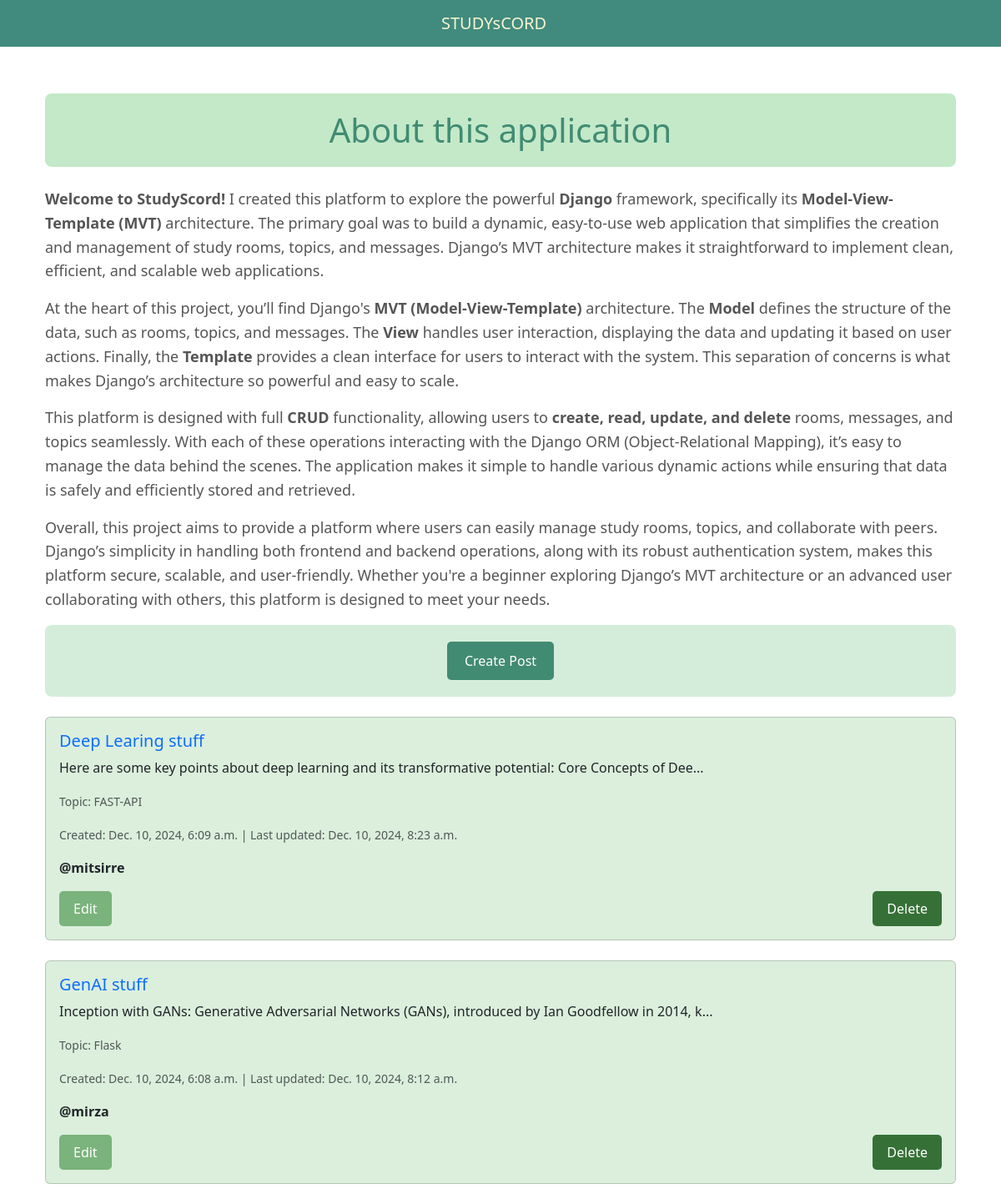
Before: / with the older database file.
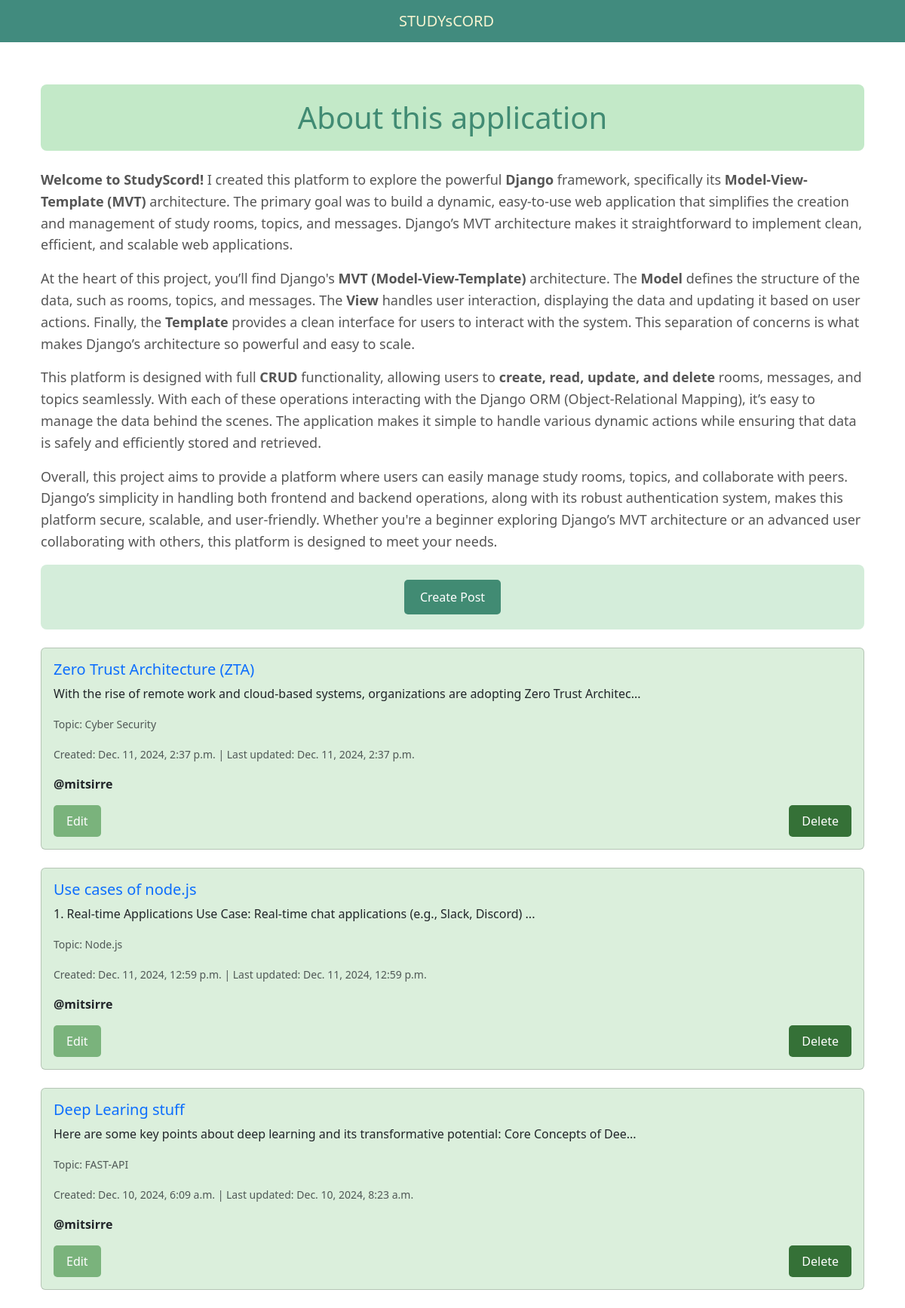
After: the same page with the newer database file.
### base/models.py (models this page shows, shortened)
class Room(models.Model):
    host=models.ForeignKey(User,on_delete=models.SET_NULL,null=True)
    topic=models.ForeignKey(Topic,on_delete=models.SET_NULL,null=True)
    name = models.CharField(max_length=200)
    description = models.TextField(null=True, blank = True)
    updated = models.DateTimeField(auto_now=True)
    created = models.DateTimeField(auto_now_add=True)
    class Meta:
        ordering=['-updated','-created']

class Topic(models.Model):
    name = models.CharField(max_length=200)

### base/views.py (the view)
# urls.py: path('',views.home,name='home'),
def home(request):
    rooms=Room.objects.all()
    context={'rooms':rooms}
    return render(request,'base/home.html',context)

### base/templates/base/home.html
{% extends 'main.html' %}
{% block content %}
    <div class="container mt-5">
         <h1 class="text-center" style="color: #418b73; background-color: #c3e9c8; padding: 20px; border-radius: 8px;">
            About this application
        </h1>
        <div class="mt-4">
            <p style="font-size: 18px; line-height: 1.6; color: #555;">
                <strong>Welcome to StudyScord!</strong> I created this platform to explore the powerful <strong>Django</strong> framework, specifically its <strong>Model-View-Template (MVT)</strong> architecture. The primary goal was to build a dynamic, easy-to-use web application that simplifies the creation and management of study rooms, topics, and messages. Django’s MVT architecture makes it straightforward to implement clean, efficient, and scalable web applications.
            </p>
            <p style="font-size: 18px; line-height: 1.6; color: #555;">
                At the heart of this project, you’ll find Django's <strong>MVT (Model-View-Template)</strong> architecture. The <strong>Model</strong> defines the structure of the data, such as rooms, topics, and messages. The <strong>View</strong> handles user interaction, displaying the data and updating it based on user actions. Finally, the <strong>Template</strong> provides a clean interface for users to interact with the system. This separation of concerns is what makes Django’s architecture so powerful and easy to scale.
            </p>
            <p style="font-size: 18px; line-height: 1.6; color: #555;">
                This platform is designed with full <strong>CRUD</strong> functionality, allowing users to <strong>create, read, update, and delete</strong> rooms, messages, and topics seamlessly. With each of these operations interacting with the Django ORM (Object-Relational Mapping), it’s easy to manage the data behind the scenes. The application makes it simple to handle various dynamic actions while ensuring that data is safely and efficiently stored and retrieved.
            </p>
            <p style="font-size: 18px; line-height: 1.6; color: #555;">
                Overall, this project aims to provide a platform where users can easily manage study rooms, topics, and collaborate with peers. Django’s simplicity in handling both frontend and backend operations, along with its robust authentication system, makes this platform secure, scalable, and user-friendly. Whether you're a beginner exploring Django’s MVT architecture or an advanced user collaborating with others, this platform is designed to meet your needs.
            </p>
        </div>
        <div class="text-center mb-4" style="background-color: #D4EDDA; padding: 20px; border-radius: 8px;">
            <a href="{% url 'create-room' %}" class="btn" style="background-color: #418b73; color: #FFF; border-radius: 5px; padding: 10px 20px; text-decoration: none;">
                Create Post
            </a>
        </div>
        {% for room in rooms %}
        <div class="card mb-4" style="background-color: #dbefdc">
                <div class="card-body " >
                    <h5 class="card-title">
                        <a href="{% url 'room' room.id %}" class="text-decoration-none">{{ room.name }}</a>
                    </h5>
                    <p class="card-text">
                        {% if room.description|length > 30 %}
                            {{ room.description|slice:":100" }}...
                        {% else %}
                            {{ room.description  }}
                        {% endif %}
                    </p>
                    <p class="card-text"><small class="text-muted">Topic: {{ room.topic.name }}</small></p>
                    <p class="card-text"><small class="text-muted">Created: {{ room.created }} | Last updated: {{ room.updated }}</small></p>
                    <p class="card-text">
                        <strong>@{{ room.host.username }}</strong>
                    </p>
                    <div class="d-flex justify-content-between">
                        <a href="{% url 'update-room' room.id %}" class="btn" style="background-color: #7ab37c; color: #fff; border-radius: 5px; padding: 8px 16px; text-decoration: none; font-size: 16px;">
                            Edit
                        </a>
                        <a href="{% url 'delete-room' room.id %}" class="btn" style="background-color: #357137; color: #fff; border-radius: 5px; padding: 8px 16px; text-decoration: none; font-size: 16px;">
                            Delete
                        </a>
                    </div>
                </div>
            </div>
        {% endfor %}
    </div>
{% endblock content %}

### templates/main.html (shortened to what this page needs)
<!DOCTYPE html>
<html lang="en">
<head>
    <link href="https://cdn.jsdelivr.net/npm/bootstrap@5.3.2/dist/css/bootstrap.min.css" rel="stylesheet">
</head>
<body>
    {% include 'titlebar.html' %}
    <div class="container mt-4">
        {% block content %}
        {% endblock content %}
    </div>
</body>
</html>

### templates/titlebar.html
<nav style="background-color: #418B7E;" class="navbar navbar-expand-lg fixed-top">
    <div class="container-fluid justify-content-center">
        <a class="navbar-brand " href="{% url 'home' %}" style=" color:#F7F4D1; ">STUDYsCORD</a>
    </div>
</nav>

### templates/main.html (style rules this page uses)
body { padding-top: 4rem; }

Changed rows visible on the page:
removed Room: name "GenAI stuff", description "Inception with GANs: Generative Adversarial Networks (GANs), introduced by Ian Goodfellow in 2014, k", topic.name "Flask", created "Dec. 10, 2024, 6:08 a.m.", updated "Dec. 10, 2024, 8:12 a.m.", host.username "mirza"
added Room: name "Zero Trust Architecture (ZTA)", description "With the rise of remote work and cloud-based systems, organizations are adopting Zero Trust Architec", topic.name "Cyber Security", created "Dec. 11, 2024, 2:37 p.m.", updated "Dec. 11, 2024, 2:37 p.m.", host.username "mitsirre"
added Room: name "Use cases of node.js", description "1. Real-time Applications Use Case: Real-time chat applications (e.g., Slack, Discord)", topic.name "Node.js", created "Dec. 11, 2024, 12:59 p.m.", updated "Dec. 11, 2024, 12:59 p.m.", host.username "mitsirre"
